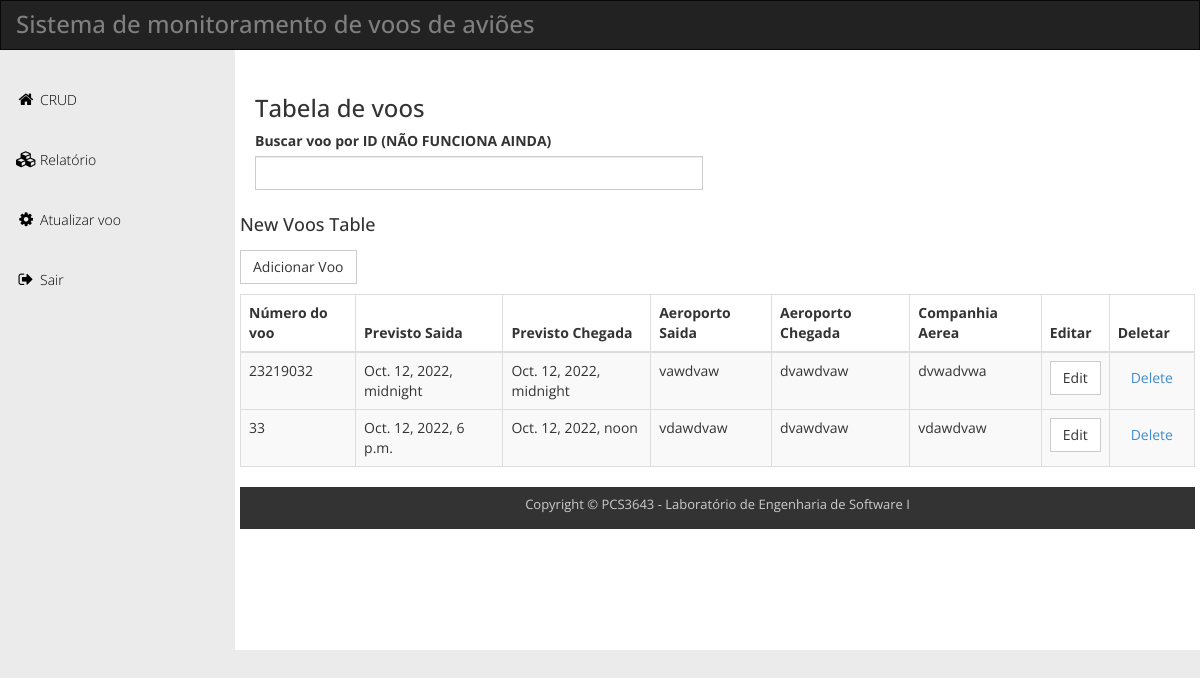
Before: /crud (signed in) with the older database file.
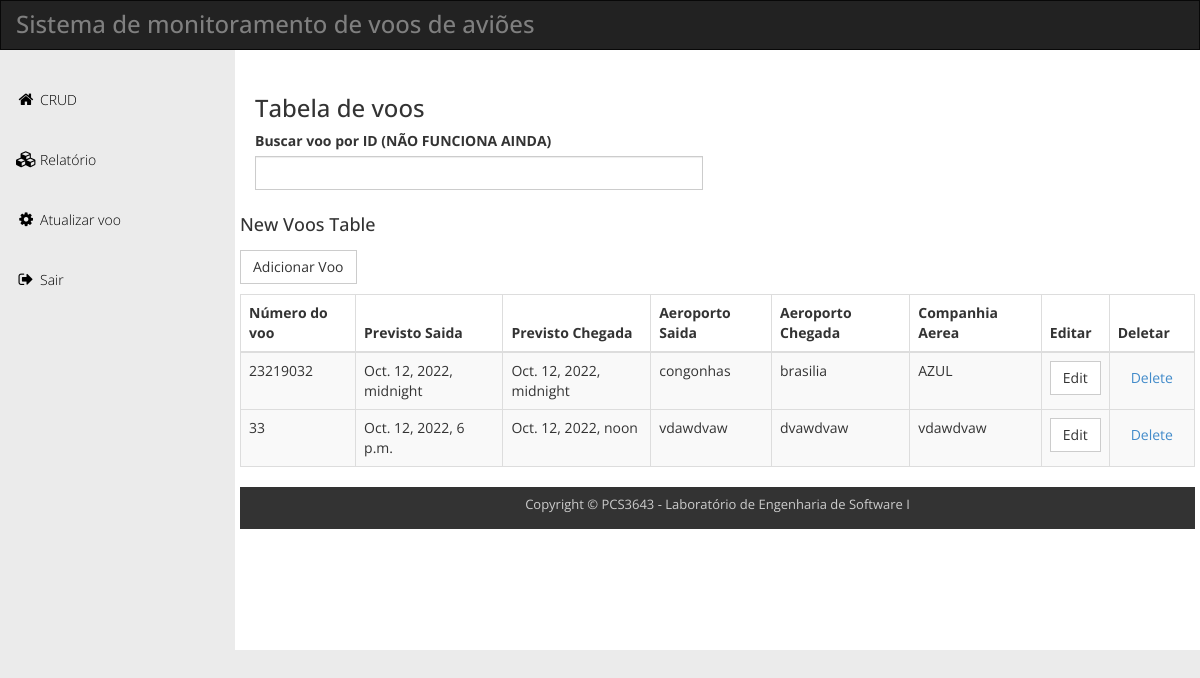
After: the same page with the newer database file.
### book/models.py (models this page shows)
class Voo(models.Model):
    ID = models.IntegerField(primary_key=True)
    DH_PREVISTO_SAIDA = models.DateTimeField(auto_now=False)
    DH_PREVISTO_CHEGADA = models.DateTimeField(auto_now=False)
    ID_VOO = models.CharField(max_length=12, null=False)
    NM_AEROPORTO_SAIDA = models.CharField(max_length=50, null=False)
    NM_AEROPORTO_CHEGADA = models.CharField(max_length=50, null=False)
    NM_COMPANHIA_AEREA = models.CharField(max_length=50, null=False)
    class Meta:
        db_table = 'Voo'

### book/views.py (the view)
# urls.py: path('crud', views.crud, name='crud'),
@login_required(login_url='/accounts/login')
def crud(request):
    voo = list(Voo.objects.values())
    template = loader.get_template("CRUDPage.html")
    context = {'voo': voo}
    return HttpResponse(template.render(context, request))

### template/CRUDPage.html (shortened to what this page needs)
{% load static %}
<!DOCTYPE html>
<html lang="en">
<head>
  <link rel="stylesheet" href="{% static 'css/bootstrap.min.css' %}">
  <link rel="stylesheet" href="{% static 'css/templatemo_main.css' %}">
</head>
<body>
  <div id="main-wrapper">
    <div class="navbar navbar-inverse" role="navigation">
      <div class="navbar-header">
        <div class="logo">
          <h1>Sistema de monitoramento de voos de aviões</h1>
        </div>
      </div>
    </div>
    <div class="template-page-wrapper">
      <div class="navbar-collapse collapse templatemo-sidebar">
        <ul class="templatemo-sidebar-menu">
          <li><a href="{% url 'crud' %}"><i class="fa fa-home"></i>CRUD</a></li>
          <li><a href="{% url 'relatorio' %}"><i class="fa fa-cubes"></i>Relatório</a></li>
          <li><a href="{% url 'atualizarvoo' %}"><i class="fa fa-cog"></i>Atualizar voo</a></li>
          <li><a href="{% url 'login' %}"><i class="fa fa-sign-out"></i>Sair</a></li>
        </ul>
      </div>
      <div class="templatemo-content-wrapper">
        <div class="templatemo-content">
          <h1>Tabela de voos</h1>
              <div class="row">
                <div class="col-md-12">
                  <form method="GET" id="id-form">
                    <div class="row">
                      <div class="col-md-6 margin-bottom-15">
                        <label for="Id" class="control-label">Buscar voo por ID (NÃO FUNCIONA AINDA)</label>
                        <input type="text" class="form-control" id="id" value="" name="id">
                  </form>
                      </div>
                    </div>
                </div>
          <div class="row">
            <div class="col-md-12">
              <div class="table-responsive">
                <h4 class="margin-bottom-15">New Voos Table</h4>
                <h4>
                  {% if perms.book.add_voo %}
                  <td><a href="formPage" class="btn btn-default">Adicionar Voo</a></td>
                  {% endif %}
                </h4>
                <table class="table table-striped table-hover table-bordered">
                  <thead>
                    <tr>
                      <th>Número do voo</th>
                      <th>Previsto Saida</th>
                      <th>Previsto Chegada</th>
                      <th>Aeroporto Saida</th>
                      <th>Aeroporto Chegada</th>
                      <th>Companhia Aerea</th>
                      <th>Editar</th>
                      <th>Deletar</th>
                    </tr>
                  </thead>
                  <tbody>
                    {% if perms.book.view_voo %}
                    <ol>
                      {% for v in voo %}
                      <tr>
                        <td>{{v.ID_VOO}}</td>
                        <td>{{v.DH_PREVISTO_SAIDA}}</td>
                        <td>{{v.DH_PREVISTO_CHEGADA}}</td>
                        <td>{{v.NM_AEROPORTO_SAIDA}}</td>
                        <td>{{v.NM_AEROPORTO_CHEGADA}}</td>
                        <td>{{v.NM_COMPANHIA_AEREA}}</td>
                        {% if perms.book.change_voo %}
                        <td><a href="{% url 'update_voo' v.ID %}" class="btn btn-default">Edit</a></td>
                        {% endif %}
                        {% if perms.book.delete_voo %}
                        <td><a href="{% url 'delete_voo' v.ID %}" class="btn btn-link">Delete</a></td>
                        {% endif %}
                      </tr>
                      <tr>
                        {% endfor %}
                    </ol>
                    {% endif %}
                  </tbody>
                </table>
              </div>
              <footer class="templatemo-footer">
                <div class="templatemo-copyright">
                  <p>Copyright &copy; PCS3643 - Laboratório de Engenharia de Software I
                  </p>
                </div>
              </footer>
            </div>
          </div>
</body>
</html>

### static/css/templatemo_main.css (style rules this page uses)
* { font-family: 'Open Sans', sans-serif; }
body { background-color: rgb(235, 235, 235); }
h1 { font-size: 24px; }
.logo { display: inline-block; }
.logo h1 { font-size: 24px; margin: 10px 15px; }
.templatemo-content-wrapper { float: left; width: 100%; }
.templatemo-content { margin-left: 235px; margin-top: 0px; min-height: 600px; padding: 25px 20px 0 20px; background-color: white; overflow-x: hidden; }
.templatemo-footer { clear: both; font-size: 13px; padding: 8px 0 5px 0; text-align: center; color: #ccc; background-color: #333; }
.margin-bottom-15 { margin-bottom: 15px; }
.navbar { margin-bottom: 0; border-radius: 0; }
.navbar-header { color: rgb(127, 127, 127); }
.templatemo-sidebar { padding: 0; margin-top: 20px; }
.templatemo-sidebar .templatemo-sidebar-menu { list-style: none; margin: 0; padding: 0; }
.templatemo-sidebar .templatemo-sidebar-menu>li { display: block; margin: 0; padding: 0; border: 0px; }
.templatemo-sidebar .templatemo-sidebar-menu>li>a { display: block; position: relative; margin: 0; border: 0px; padding: 20px 15px; text-decoration: none; font-size: 14px; font-weight: 300; }
.templatemo-sidebar-menu a { color: black; }
.templatemo-sidebar .templatemo-sidebar-menu>li>a>i { font-size: 16px; top: 2px; margin-top: 1px; margin-left: 1px; margin-right: 4px; display: inline-block; width: 1.25em; text-align: center; }
.nav-pills>li>a, .nav-tabs>li>a, .alert, .progress, .panel, .btn, .panel-group .panel, .form-control, .modal-content, .breadcrumb { border-radius: 0; }
@media screen and (min-width: 992px) { .templatemo-sidebar { width: 235px; float: left; position: relative; margin-right: -100%; } }

Changed rows visible on the page:
changed Voo: NM_AEROPORTO_SAIDA "vawdvaw" → "congonhas"; NM_AEROPORTO_CHEGADA "dvawdvaw" → "brasilia"; NM_COMPANHIA_AEREA "dvwadvwa" → "AZUL"
